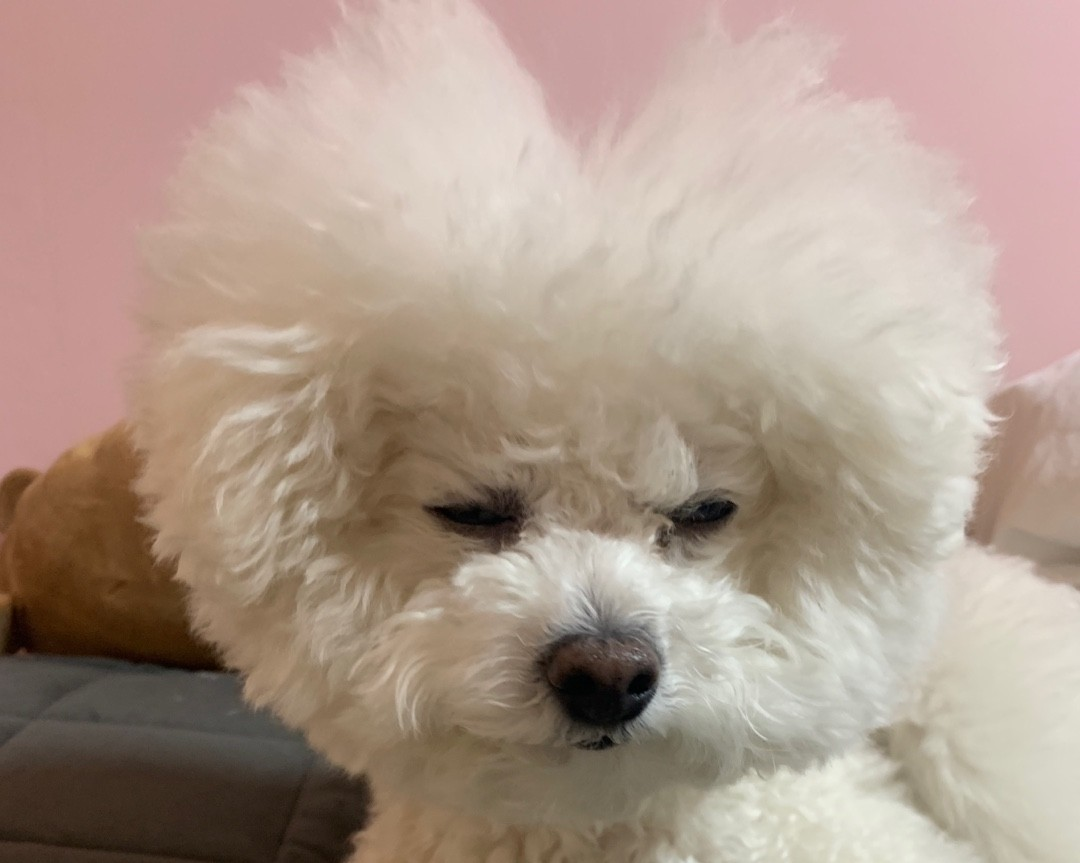
#> input picture 24년도/01-04,05/1.오픈CV기초/dog.jpg, 1080 x 863 px
$ jupyter execute '02. (초보자어려울수있음. 필수아님)마우스로 사각형 그리기.ipynb'
#> lines starting #> are read from the running program, lines starting #| are printed output that depends on the picture
### <div class="alert alert-block alert-info"> [Part1] openCV 이미지 마우스 드래그하여 좌표값 알기
- https://house-of-e.tistory.com/entry/9-OpenCV-python-%EB%A7%88%EC%9A%B0%EC%8A%A4-%EB%8F%99%EC%9E%91-%ED%95%A8%EC%88%98-setMouseCallback

[cell 1]
import cv2
import numpy as np
img=np.full((300,300,3),255,dtype=np.uint8)

print('종료하시려면 esc키를 누르세요')
cv2.imshow('ttt',img)

while True:
    if cv2.waitKey()==27:
#> (key q is pressed here)
        break
cv2.destroyAllWindows()

[cell 2]
import cv2
import numpy as np
import matplotlib.pyplot as plt
#img=np.full((300,300,3),255,dtype=np.uint8)
img=np.zeros((300,300,3),dtype=np.uint8)
img[:,:,:]=255
np.min(img),np.max(img)

[cell 3]
import cv2
import numpy as np

# 새로운 행 400, 열 500의 흑백 이미지 생성
image = np.zeros((400, 500,3), dtype=np.uint8)

# [7 lines left out: function draw_circle, not called in this run]

# 윈도우 생성 및 마우스 이벤트 콜백 함수 등록
cv2.namedWindow('Image')
cv2.setMouseCallback('Image', draw_circle)

while True:
    cv2.imshow('Image', image)

    # 'Esc' 키를 누르면 프로그램 종료
    if cv2.waitKey(1) == 27:
#> (key q is pressed here)
        break

cv2.destroyAllWindows()

[cell 4]
import cv2
import numpy as np

# 마우스 이벤트 콜백 함수
# [16 lines left out: function draw_rectangle, not called in this run]

# 초기화
drawing = False
top_left_pt, bottom_right_pt = (-1, -1), (-1, -1)

# 이미지 로드
image = cv2.imread('dog.jpg')
#> image is the input picture: shape (863, 1080, 3); mean B, G, R 139.4, 152.9, 172.9

# 윈도우 생성 및 마우스 이벤트 콜백 함수 등록
cv2.namedWindow('Image')
cv2.setMouseCallback('Image', draw_rectangle)

while True:
    cv2.imshow('Image', image)

    # 'Esc' 키를 누르면 프로그램 종료
    key = cv2.waitKey(1)
#> (key q is pressed here)
    if key == 27:
        break

cv2.destroyAllWindows()

[cell 5]
import cv2
import numpy as np

# 마우스 이벤트 콜백 함수
# [16 lines left out: function draw_rectangle, not called in this run]

# 초기화
drawing = False
top_left_pt, bottom_right_pt = (-1, -1), (-1, -1)

# 이미지 로드
image = cv2.imread('dog.jpg')

# 윈도우 생성 및 마우스 이벤트 콜백 함수 등록
cv2.namedWindow('Image')
cv2.setMouseCallback('Image', draw_rectangle)

while True:
    cv2.imshow('Image', image)

    # 'Esc' 키를 누르면 프로그램 종료
    key = cv2.waitKey(1)
#> (key q is pressed here)
    if key == 27:
        break

cv2.destroyAllWindows()

### <div class="alert alert-block alert-info"> [Part2] 사용자가 드래그하여 사각형 그리기
-  아래를 실행하면 마우스로 드래그한 영역에 사각형이생성됨
    - 마우스 클릭, 드래그등 어떠한 액션이 있을때 동작하는 작업을 이벤트라함
    - global 함수에 대한 이해가 필요하면   def 함수가 끝나면 변수값이 사라지는 지역변수와, def가 끝나도 변수값이 남아있는 전역변수에 대해 알아야함
        - https://wikidocs.net/62

-(참고) ASCII코드 <br>

[cell 6]
##################################################
###  이 코드는 실행하여 왼쪽버튼을 눌러 드래그 하면
### 사각형이 생성되고
### c 키를 누르면 원본사진이 다시 불러짐(즉 사각형이 사라짐)
### q 키를 누르면 화면이 종료되면서 사용자가 드래그한 영역이 좌표값으로 표시됨
### 이영역은 '사용자가드래그한영역.csv' 로 저장됨
####################################################

import cv2
import pandas as pd
img_color=cv2.imread('dog.jpg', cv2.IMREAD_COLOR)

top_left_corner = []
bottom_right_corner = []
xy=[]

# [12 lines left out: function drawRectangle, not called in this run]

image = cv2.imread("./dog.jpg")
temp = image.copy()    # 원본이미지에 사각형을 그림으로 미리 백업본을 만들어놓음
cv2.namedWindow("Window")
cv2.setMouseCallback("Window", drawRectangle)

k = 0

while k != 113:  # ord('q')   # q를 입력하면 종료됨
    cv2.imshow("Window", image)
    k = cv2.waitKey(0)
#> (key q is pressed here)
    if (k == 99):            # c 를 입력하면 복사하여 원본 보여줌
        image = temp.copy()
        cv2.imshow("Window", image)

cv2.destroyAllWindows()

df=pd.DataFrame(xy,columns=['top','bottom'])
print(df)
df.to_csv('사용자가드래그한영역.csv')

### <div class="alert alert-block alert-info"> [Part3] 사용자가 드래그한 영역 모자이크지정
- 모자이크는 그 영역만큼 꺼내서 크기를 크게한뒤 다시 그 크기를 줄여서 원래 크기에 그림을 얹어주어야함.

[cell 7]
import cv2
import pandas as pd

top_left_corner = []
bottom_right_corner = []
top=[]
bottom=[]

xy=[]
# [23 lines left out: function drawRectangle, not called in this run]


image = cv2.imread("dog.jpg")

temp = image.copy()

cv2.namedWindow("Window")

cv2.setMouseCallback("Window", drawRectangle)

k = 0

while k != 113:

    cv2.imshow("Window", image)
    k = cv2.waitKey(0)
#> (key q is pressed here)

    if (k == 99):
        image = temp.copy()
        cv2.imshow("Window", image)
        print(top)


cv2.destroyAllWindows()

df=pd.DataFrame(xy,columns=['top','bottom'])
print(df)
df.to_csv('모자이크영역.csv')

### <div class="alert alert-block alert-info"> [Part4] 같은 위치의 다른 이미지로 채우기
- 실행하면 dog.jpg 가 실행되고 드래그한 위치에 sample.jpg의 같은 위치의 이미지가 위에 합성됨

[cell 8]
import cv2

top_left_corner = []
bottom_right_corner = []
top=[]
bottom=[]
xy=[]


# [21 lines left out: function drawRectangle, not called in this run]

image = cv2.imread("./dog.jpg")

#두번 이미지 불러와서 기존이미지 wxh 사이즈 조절하기
h=image.shape[0]
#> h = 863
w=image.shape[1]
#> w = 1080
image2 = cv2.resize(cv2.imread("./sample.jpg"),(w,h))
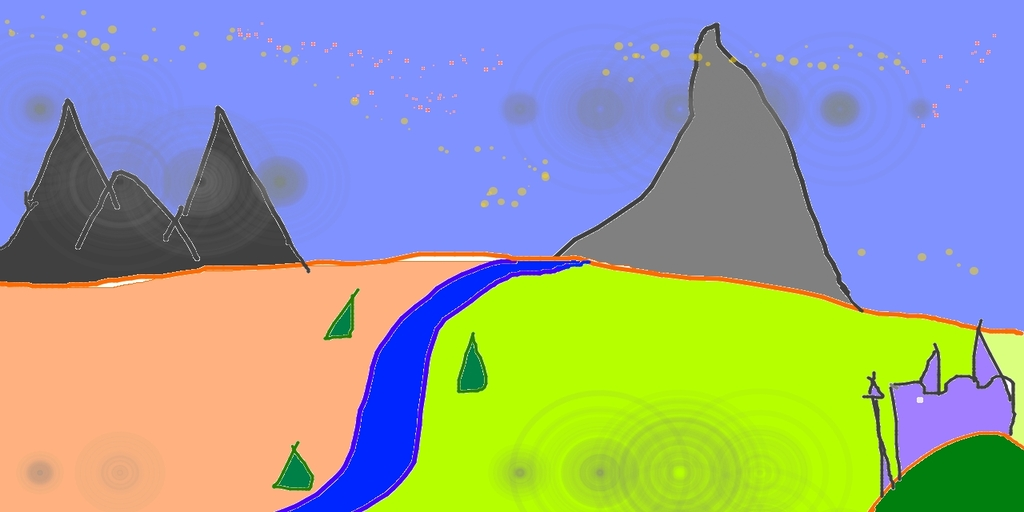
#> input picture 24년도/01-04,05/1.오픈CV기초/sample.jpg, 1024 x 512 px
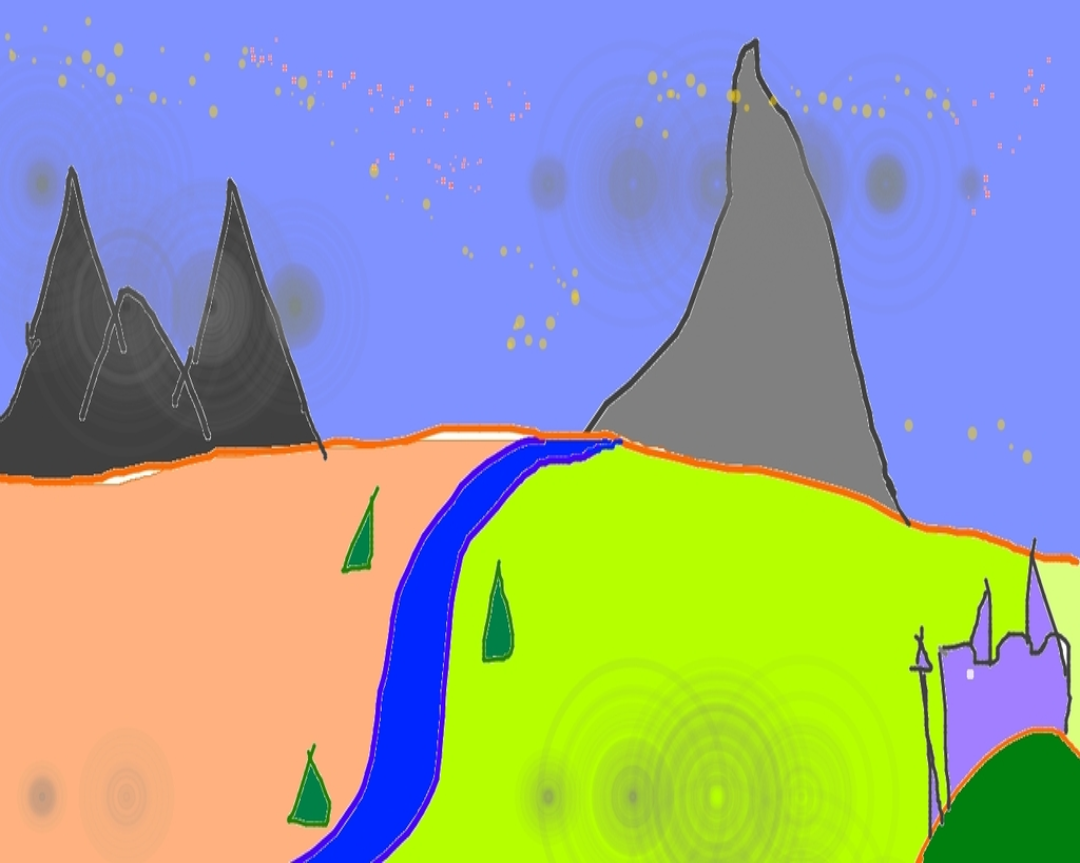
#> image2: shape (863, 1080, 3); mean B, G, R 152.1, 162.1, 152.3


temp = image.copy()

cv2.namedWindow("Window")

cv2.setMouseCallback("Window", drawRectangle)

k = 0

while k != 113:

    cv2.imshow("Window", image)
    k = cv2.waitKey(0)
#> (key q is pressed here)

    if (k == 99):
        image = temp.copy()
        cv2.imshow("Window", image)
        print(top)


cv2.destroyAllWindows()
